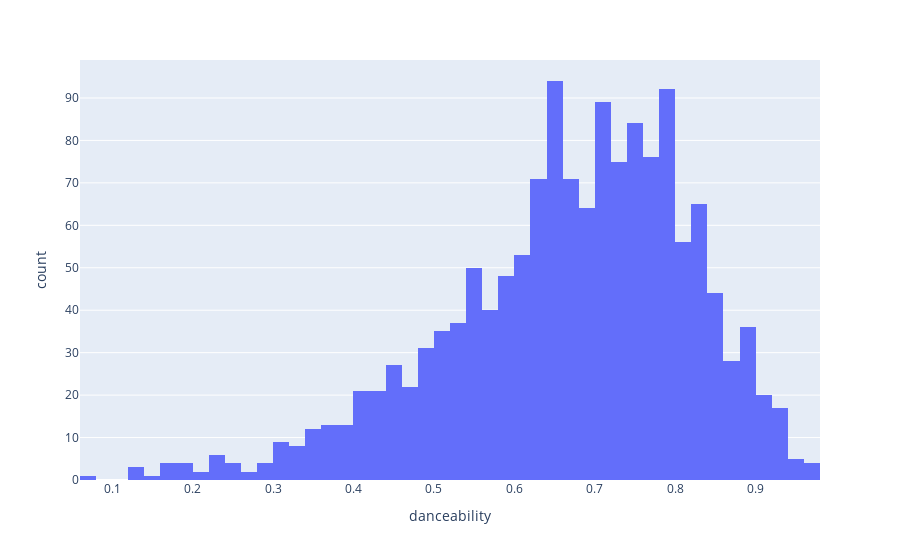

Source (notebook cell):
### Code cell
fig = px.histogram(track_features, x="danceability")
fig.show()

### Figure 1 — Plotly figure (JSON) as saved in the notebook; plotly's stock layout.template omitted (floating-point values rounded to 4 significant figures; data arrays with more than 128 entries replaced by an {"elided": "..."} marker saying what was removed)
{"data": [{"alignmentgroup": "True", "bingroup": "x", "hovertemplate": "danceability=%{x}<br>count=%{y}<extra></extra>", "legendgroup": "", "marker": {"color": "#636efa"}, "name": "", "offsetgroup": "", "orientation": "v", "showlegend": false, "type": "histogram", "x": {"elided": "1482 float values"}, "xaxis": "x", "yaxis": "y"}], "layout": {"barmode": "relative", "legend": {"tracegroupgap": 0}, "margin": {"t": 60}, "xaxis": {"anchor": "y", "domain": [0, 1], "title": {"text": "danceability"}}, "yaxis": {"anchor": "x", "domain": [0, 1], "title": {"text": "count"}}}}
